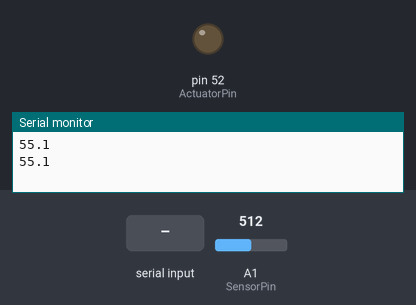
This sketch was run on a simulated Arduino Mega 2560, built with avr-gcc and run on an emulated ATmega2560. On the bench: output pins drawn as LEDs (lit = HIGH), the last lines printed to the serial monitor. Inputs (shaded band) come from the test bench; at power-on: A1 (SensorPin) = 512.

Above: at 1.2 s.
1.3 s: "H" received over Serial
At 3.2 s:
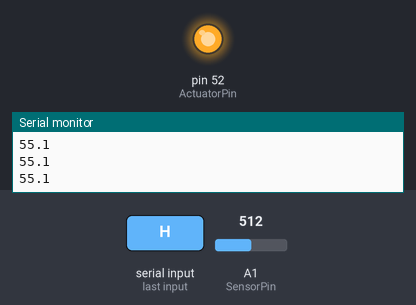
3.5 s: "L" received over Serial
At 4.9 s:
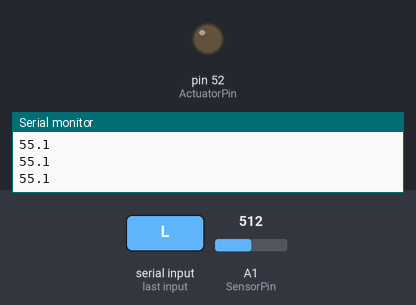
Timing chart, 0 to 6.5 s (numbered marks = the images above; inputs shaded):
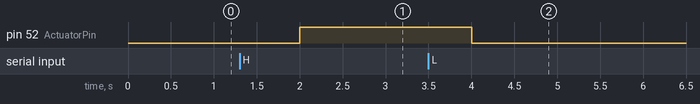

The sketch:

ScilabArduino_Temp_v0_1.ino
```cpp
// (licence header left out)
const int ActuatorPin = 52;
const int SensorPin = A1;
float inByte;

void setup(){
  analogReference(INTERNAL1V1);
  pinMode(ActuatorPin, OUTPUT);
  Serial.begin(9600);
}

void loop(){
  float Volt = analogRead(SensorPin);
  float Temp = 1.1/1023/.01 * Volt;
  if(!Serial.available()){
  Serial.println(Temp,1);
  delay(1000);
  }
  while (Serial.available() > 0) {
      inByte = Serial.read();
      if (inByte == 'H')
      digitalWrite(ActuatorPin, HIGH);
      if (inByte == 'L')
      digitalWrite(ActuatorPin, LOW);
  }
}
```

Measured:
- after the input at 1.3 s, pin 52 (ActuatorPin): LOW → HIGH after 0.70 s
- after the input at 3.5 s, pin 52 (ActuatorPin): HIGH → LOW after 0.50 s
